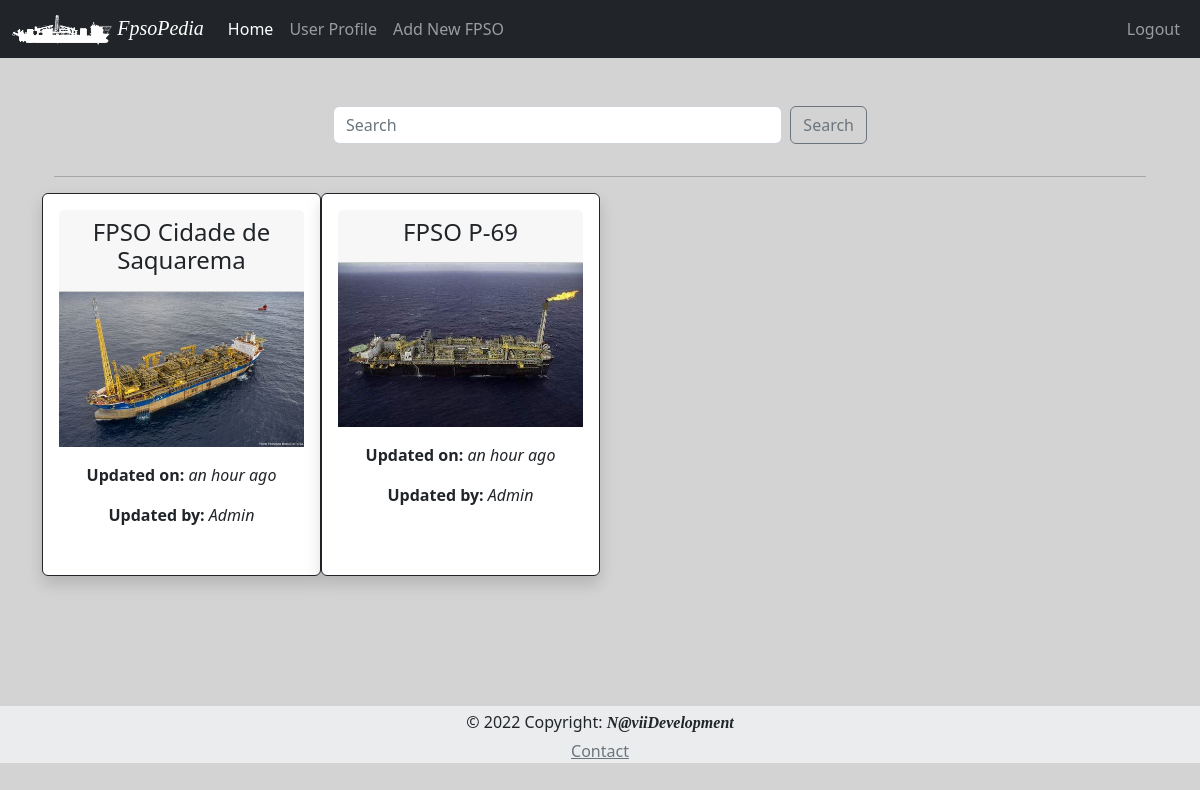
The app's page /index (signed in) with its own data.
### App/models.py (models this page shows, shortened)
class Fpso(db.Model):
    id = db.Column(db.Integer, primary_key=True)
    fpso_owner = db.Column(db.String, index=True, default="None")
    timestamp = db.Column(db.DateTime, default=datetime.utcnow)
    fpso_name = db.Column(db.String, unique=True, index=True)
    fpso_basin = db.Column(db.String, default="None", nullable = True)
    fpso_img_name = db.Column(db.String, default="default_fpso_card")
    fpso_remarks = db.Column(db.String, default="None")
    fpso_psn_lat_deg = db.Column(db.String, nullable = True)
    fpso_psn_lat_min = db.Column(db.String, nullable = True)
    fpso_psn_lat_sec = db.Column(db.String, nullable = True)
    fpso_psn_lat_NS = db.Column(db.String, default="S", nullable = True)
    fpso_psn_long_deg = db.Column(db.String, nullable = True)
    fpso_psn_long_min = db.Column(db.String, nullable = True)
    fpso_psn_long_sec = db.Column(db.String, nullable = True)
    fpso_psn_long_WE = db.Column(db.String, default="W", nullable = True)
    fpso_hdg = db.Column(db.String, nullable = True)
    fpso_disch_rate = db.Column(db.String, nullable = True)
    fpso_vhf = db.Column(db.String, default="None", nullable = True)
    fpso_email_1 = db.Column(db.String, default="fpso@example.com", nullable = True)
    fpso_email_2 = db.Column(db.String, default="fpso@example.com", nullable = True)
    fpso_email_3 = db.Column(db.String, default="fpso@example.com", nullable = True)
    fpso_email_4 = db.Column(db.String, default="fpso@example.com", nullable = True)
    fpso_email_5 = db.Column(db.String, default="fpso@example.com", nullable = True)
    cargo_name = db.Column(db.String, nullable = True)
    cargo_API = db.Column(db.String, nullable = True)
    cargo_dens = db.Column(db.String, nullable = True)
    cargo_temp = db.Column(db.String, nullable = True)
    cargo_bsw = db.Column(db.String, nullable = True)
    cargo_line_displ_fwd = db.Column(db.String, nullable = True)
    cargo_Hose_Flush_fwd = db.Column(db.String, nullable = True)
    cargo_line_displ_aft = db.Column(db.String, nullable = True)
    cargo_Hose_Flush_aft = db.Column(db.String, nullable = True)
    cargo_info = db.Column(db.String, nullable = True)
    darps_ID_fwd = db.Column(db.String, nullable = True)
    darps_1_tdma_fwd = db.Column(db.String, nullable = True)
    darps_2_tdma_fwd = db.Column(db.String, nullable = True)
    darps_info_fwd = db.Column(db.String, nullable = True)
    darps_1_ts_fwd = db.Column(db.String, nullable = True)
    darps_2_ts_fwd= db.Column(db.String, nullable = True)
    darps_ID_aft = db.Column(db.String, nullable = True)
    darps_1_tdma_aft = db.Column(db.String, nullable = True)
    darps_2_tdma_aft = db.Column(db.String, nullable = True)
    darps_info_aft = db.Column(db.String, nullable = True)
    darps_1_ts_aft = db.Column(db.String, nullable = True)
    darps_2_ts_aft= db.Column(db.String, nullable = True)
    artemis_address_code_fwd = db.Column(db.String, nullable = True)
    artemis_freq_pair_fwd = db.Column(db.String, nullable = True)
    artemis_info_fwd = db.Column(db.String, nullable = True)
    fanbeam_info_fwd = db.Column(db.String, nullable = True)
    radius_info_fwd = db.Column(db.String, nullable = True)
    artemis_address_code_aft = db.Column(db.String, nullable = True)
    artemis_freq_pair_aft = db.Column(db.String, nullable = True)
    artemis_info_aft = db.Column(db.String, nullable = True)
    fanbeam_info_aft = db.Column(db.String, nullable = True)
    radius_info_aft = db.Column(db.String, nullable = True)

### App/routes.py (the view)
@app.route('/', methods=['GET', 'POST'])
@app.route('/index', methods=['GET', 'POST'])
def index():
    form = SearchForm()
    if form.validate_on_submit():
        search_for=form.search_for.data
        return redirect(url_for('search', fpso = search_for))
    fpso = Fpso.query.order_by(Fpso.fpso_name).all()
    return render_template('index.html', title="Home", fpsos=fpso, form=form)

### App/forms.py
class SearchForm(FlaskForm):
    search_for = StringField('search for', validators=[DataRequired()])
    submit = SubmitField('Search')

### App/models.py (called while the page is built)
@login.user_loader
def load_user(id):
    return User.query.get(int(id))

### App/templates/index.html (shortened to what this page needs)
{% extends "base.html" %}
{% set active_page = 'index' %}
{% block content %}
<div class="container">
    <div class="row justify-content-center">
        <form class="d-flex col col-lg-6 mb-3" method="post" role="search">
            {{ form.search_for(class="form-control me-2", placeholder='Search') }}
            {{ form.submit(class="btn btn-outline-secondary") }}
        </form>
    </div>
    <hr>
    <div class="row">
        {% if fpsos %}
            {% for fpso in fpsos %}
             {% include '_fpso.html' %}
            {% endfor %}
        {% else %}
            <p class="text-center text-muted">There no FPSO to dispaly!!!</p>
        {% endif %}
    </div>
</div>
{% endblock %}

### App/templates/_fpso.html (shortened to what this page needs)
{% set logo = fpso.fpso_img_name %}
<div class="card border-dark mb-3 col-12 col-lg-3 shadow p-3 bg-body rounded">
  <div class="card-header ">
    <h4>{{ fpso.fpso_name }}</h4>
  </div>
    <div class="row">
      <img src="{{ url_for('static', filename='img/{}.jpg'.format(logo)) }}" class="rounded float-start" alt="FPSO Image">
      <div class="col">
        <div class="card-body text-dark">
        <p class="card-text"><b>Updated on:</b> <em>{{ moment(fpso.timestamp).fromNow(refresh=True) }}</em></p>
        <p class="card-text"><b>Updated by:</b>  <em>{{ fpso.fpso_owner }}</em></p>
      </div>
    </div>
  </div>
</div>

### App/static/css/style.css (style rules this page uses)
body { background-color: lightgray; }

### records on screen
Fpso: fpso_name "FPSO Cidade de Saquarema", fpso_img_name (picture), timestamp "an hour ago", fpso_owner "Admin"
Fpso: fpso_name "FPSO P-69", fpso_img_name (picture), timestamp "an hour ago", fpso_owner "Admin"
